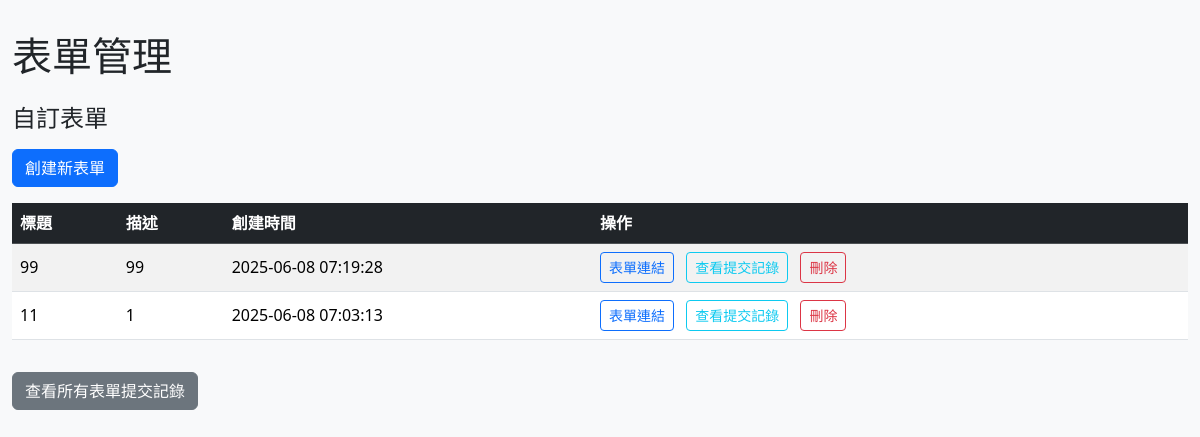
The page /form_admin on the database as committed earlier.
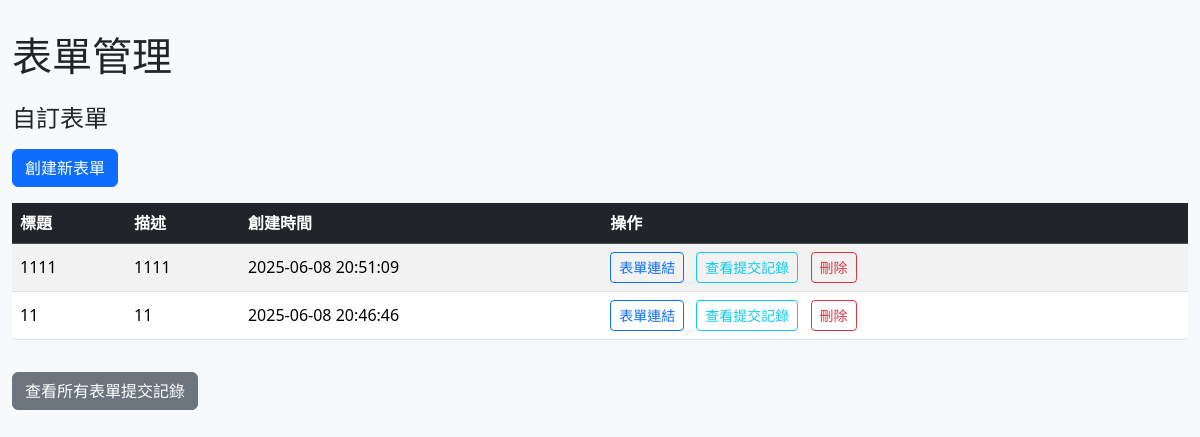
The same page on the database as committed later.
### tables this page shows
CREATE TABLE forms (
                id INTEGER PRIMARY KEY AUTOINCREMENT,
                title TEXT NOT NULL,
                description TEXT,
                custom_fields JSON NOT NULL,
                created_at TEXT NOT NULL
            );

### app.py (the view)
@app.route('/form_admin')
def form_admin():
    try:
        forms = db_manager.get_all_forms()
    except sqlite3.Error:
        forms = []
    return render_template('form_admin.html', forms=forms)

### app.py (called while the page is built)
    @contextmanager
    def get_db_connection(self):
        conn = sqlite3.connect(self.db_path)
        conn.row_factory = sqlite3.Row
        try:
            yield conn
        except sqlite3.Error as e:
            print(f"資料庫操作錯誤: {e}")
            conn.rollback()
            raise
        finally:
            if conn:
                conn.close()

    def get_all_forms(self) -> List[sqlite3.Row]:
        with self.get_db_connection() as conn:
            return conn.execute('SELECT * FROM forms ORDER BY id DESC').fetchall()

### templates/form_admin.html (shortened to what this page needs)
<!DOCTYPE html>
<html lang="zh-TW">
<head>
    <link href="https://cdn.jsdelivr.net/npm/bootstrap@5.3.3/dist/css/bootstrap.min.css" rel="stylesheet">
</head>
<body>
    <div class="container">
        <h1 class="mb-4">表單管理</h1>
        <h2 class="h4 mb-3">自訂表單</h2>
        <a href="{{ url_for('create_form') }}" class="btn btn-primary mb-3">創建新表單</a>
        {% if forms %}
        <div class="table-responsive">
            <table class="table table-striped table-hover">
                <thead class="table-dark">
                    <tr>
                        <th scope="col">標題</th>
                        <th scope="col">描述</th>
                        <th scope="col">創建時間</th>
                        <th scope="col">操作</th>
                    </tr>
                </thead>
                <tbody>
                    {% for form in forms %}
                    <tr>
                        <td>{{ form.title }}</td>
                        <td>{{ form.description or '' }}</td>
                        <td>{{ form.created_at }}</td>
                        <td class="action-links">
                            <a href="{{ url_for('dynamic_form', form_id=form.id) }}" class="btn btn-sm btn-outline-primary">表單連結</a>
                            <a href="{{ url_for('admin_form_submissions', form_id=form.id) }}" class="btn btn-sm btn-outline-info">查看提交記錄</a>
                            <a href="{{ url_for('delete_form', form_id=form.id) }}" class="btn btn-sm btn-outline-danger" onclick="return confirm('確定要刪除此表單嗎？')">刪除</a>
                        </td>
                    </tr>
                    {% endfor %}
                </tbody>
            </table>
        </div>
        {% else %}
        <div class="alert alert-info" role="alert">
            尚無自訂表單
        </div>
        {% endif %}
        <a href="{{ url_for('admin_form_submissions') }}" class="btn btn-secondary mt-3">查看所有表單提交記錄</a>
    </div>
</body>
</html>

Rows that differ between the two databases and show on the page:
removed forms: title "99", description "99", created_at "2025-06-08 07:19:28"
added forms: title "1111", description "1111", created_at "2025-06-08 20:51:09"
changed forms (number 2 of 2 on the later page): description "1" → "11"; created_at "2025-06-08 07:03:13" → "2025-06-08 20:46:46"
